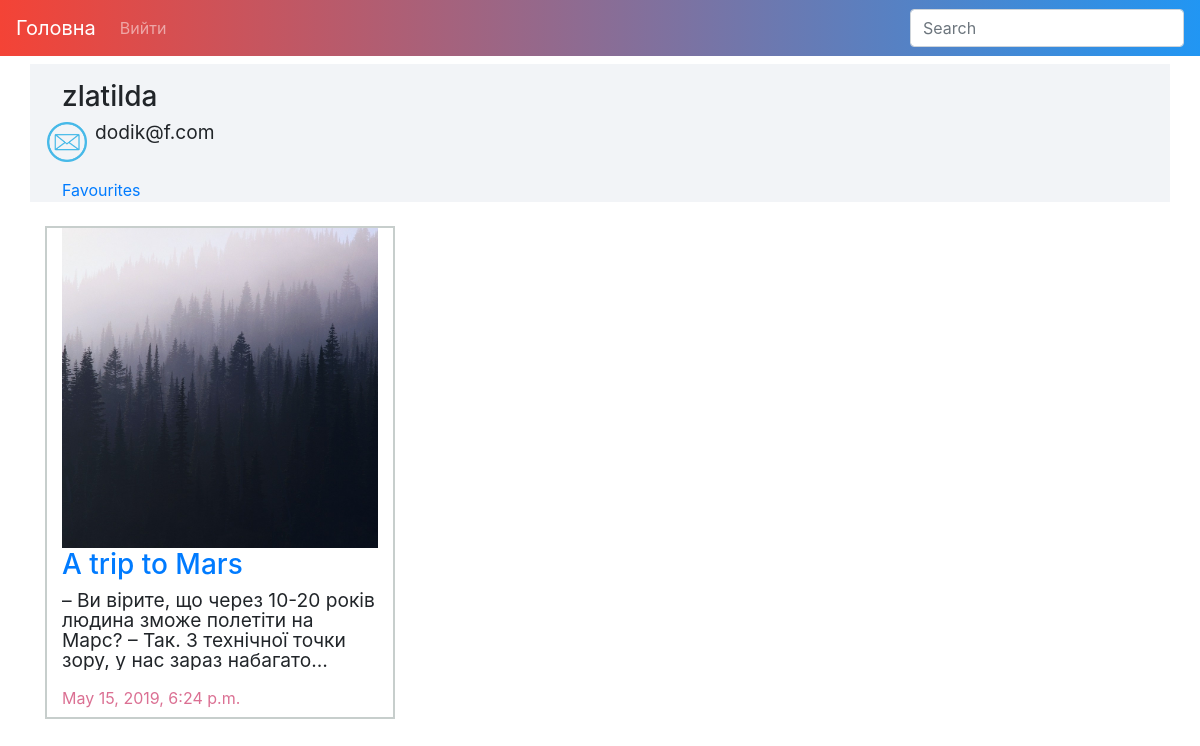
Screenshot of /profile/21/ (signed in) with the database file from the repository.
### blog/models.py (models this page shows, shortened)
class Post(models.Model):
    STATUS_CHOISES = (
        ('Published', 'Published'),
        ('Draft', 'Draft'),
    )
    title = models.CharField(max_length=30)
    body = models.TextField()
    created = models.DateTimeField(auto_now_add=True)
    updated = models.DateTimeField(auto_now=True)
    likes= models.ManyToManyField(settings.AUTH_USER_MODEL, blank=True, related_name='post_likes')
    slug = models.SlugField(max_length=250, unique=True)
    thumb = models.ImageField(upload_to='post_image', blank=True, default='default.png')
    user = models.ForeignKey(User, on_delete=models.CASCADE, default=1)

### blog/views.py (the view)
# urls.py: url(r'profile/(?P<pk>[-\w]+)/', get_user_profile, name='get_user_profile'),
def get_user_profile(request, pk):
    template = 'user_page.html'
    user = get_object_or_404(User, pk=pk)
    comments = Comment.objects.filter(user = user).order_by('-timestamp')
    items = Post.objects.all().filter(user=user).order_by('-created')
    favorites = Favorite.objects.filter(user=user)
    profile = UserProfile.objects.get(user=user)
    context = {
        'user': user,
        'comments': comments,
        'profile': profile,
        'items': items,
        'favorites':favorites,
    }
    return render(request, template, context)

### templates/user_page.html (shortened to what this page needs)
{% extends 'base.html' %}
{% load staticfiles %}
{% block body %}
    <div class="container" style="margin-top: 1em;">
		<div class="row">
			<div class="col-lg-11 col-md-11 col-sm-11 col-xs-11" style="background-color: #f2f4f7; padding-left: 2em; padding-top: 1em;">
				<h3>{{ user.username }}</h3>
				<div class="row"><img src="{% static 'images/email.png'%}" class="shareico"><p>{{ user.email }}</p></div>
                <div class="row"><p>{{ profile.bio }}</p></div>
                <a href="{% url 'blog:get_user_favourites' user.pk %}">Favourites</a>
			</div>
            <div class="col-1" id="ico_img" style="background-color: #f2f4f7;">
            </div>
		</div>
	</div>
    <div class="container">
        <div class="row">
        {% for obj in items %}
                    <div class="col-lg-4 col-md-4 col-sm-12 col-xs-12">
                        <div class="col-12" id="stuff">
                            <div class="thumbnail">
                                <img class="post_pic" src="{{ obj.thumb.url }}">
                            </div>
                            <a href="{% url 'blog:post_detail' obj.pk %}"><h3>{{ obj.title }}</h3></a>
                            <p>{{ obj.body }}</p>
                            <label>{{ obj.created }}</label>
                        </div>
                    </div>
        {% endfor %}
        </div>
    </div>
{% endblock %}

### templates/base.html (style rules this page uses)
html { overflow-x: hidden; }

### templates/user_page.html (style rules this page uses)
.thumbnail { position: relative; width: 100%; height: 20em; overflow: hidden; }
.thumbnail img { position: absolute; left: 50%; top: 50%; height: 100%; width: auto; -webkit-transform: translate(-50%,-50%); -ms-transform: translate(-50%,-50%); transform: translate(-50%,-50%); }
p { font-size: 1.2em; }
.shareico { height: 40px; width: auto; margin-right: 0.5em; }
p { overflow: hidden; text-overflow: ellipsis; display: -webkit-box; line-height: 20px; max-height: 100px; -webkit-line-clamp: 4; -webkit-box-orient: vertical; }
label { color: palevioletred; }
#stuff { margin-bottom: 5%; border: #c7cecc 2px solid; height: 97%; margin-bottom: 4%; }
.container { padding-bottom: 2%; }

### rows the page displays
Post: thumb (picture), title "A trip to Mars", body "– Ви вірите, що через 10-20 років людина зможе полетіти на Марс? – Так. З технічної точки зору, у нас зараз…", created "May 15, 2019, 6:24 p.m."

### other values shown
{{ user.username }} "zlatilda"
{{ user.email }} "dodik@f.com"
